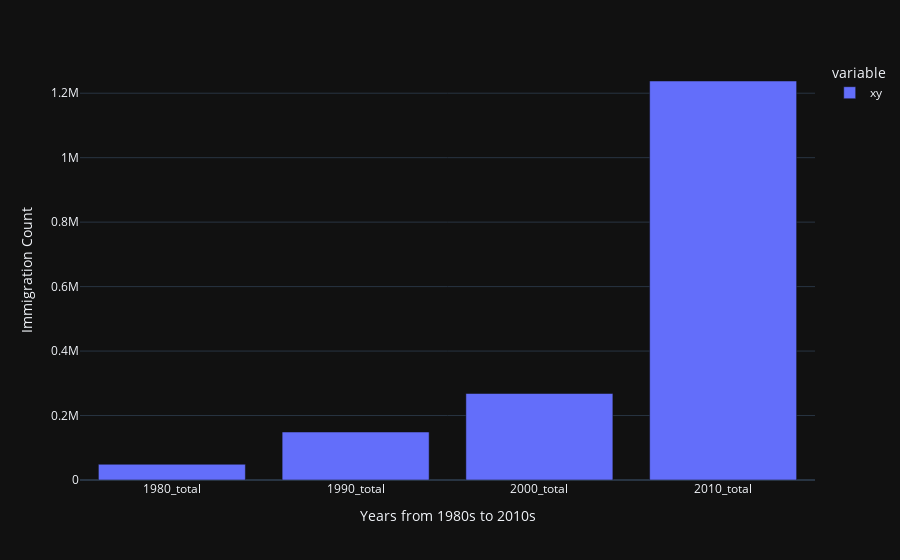

The cell this chart's notebook holds for it:
### Code cell
df_africa_data = pd.DataFrame({'xy': africa_data})
px.bar(df_africa_data, labels={'value': 'Immigration Count', 'index': 'Years from 1980s to 2010s'})

### Figure 1 — Plotly figure (JSON) as saved in the notebook; plotly's stock layout.template omitted (floating-point values rounded to 4 significant figures)
{"data": [{"alignmentgroup": "True", "hovertemplate": "variable=xy<br>Years from 1980s to 2010s=%{x}<br>Immigration Count=%{y}<extra></extra>", "legendgroup": "xy", "marker": {"color": "#636efa", "pattern": {"shape": ""}}, "name": "xy", "offsetgroup": "xy", "orientation": "v", "showlegend": true, "textposition": "auto", "type": "bar", "x": ["1980_total", "1990_total", "2000_total", "2010_total"], "xaxis": "x", "y": [48815, 148849, 268325, 1237896], "yaxis": "y"}], "layout": {"barmode": "relative", "legend": {"title": {"text": "variable"}, "tracegroupgap": 0}, "margin": {"t": 60}, "xaxis": {"anchor": "y", "domain": [0, 1], "title": {"text": "Years from 1980s to 2010s"}}, "yaxis": {"anchor": "x", "domain": [0, 1], "title": {"text": "Immigration Count"}}}}
